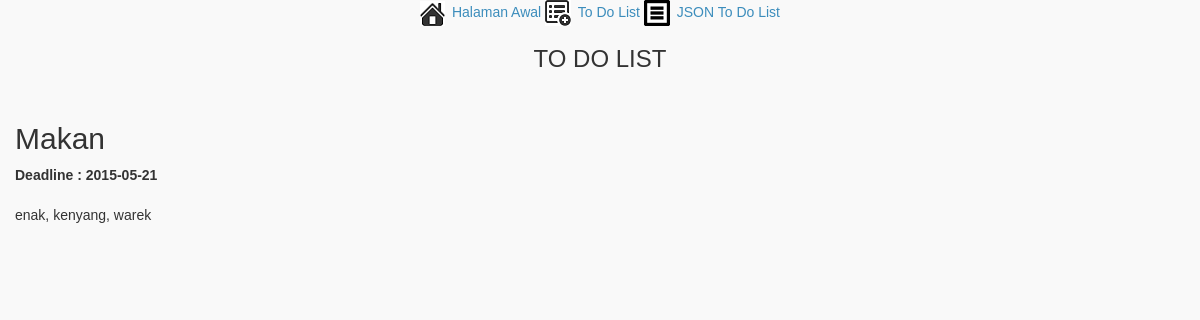
/webweban/index.php/todo/view/1, run on the app's committed database.
### tables this page shows
CREATE TABLE IF NOT EXISTS `todo` (
`id` int(11) NOT NULL,
  `aktivitas` varchar(200) NOT NULL,
  `deskripsi` text NOT NULL,
  `tanggal` date NOT NULL,
  `status` tinyint(1) NOT NULL DEFAULT '0',
  `create_at` datetime NOT NULL,
  `update_at` datetime NOT NULL
);

### webweban/application/controllers/Todo.php (called while the page is built, shortened)
<?php
class Todo extends CI_Controller {
	public function __construct (){
		$this->load->model('todolist_model');
	}
	public function view ($id=NULL){
		$data['todo_list'] = $this->todolist_model->get_todo($id);
        $data['title'] = 'To Do List Archive';
		$data['aktivitas'] = $data['todo_list']['aktivitas'];
		$this->load->view('templates/header',$data);
		$this->load->view('todo/view',$data);
		$this->load->view('templates/footer');
	}
}

### webweban/index.php (called while the page is built, shortened)
<?php
require_once BASEPATH.'core/CodeIgniter.php';

### webweban/application/models/todolist_model.php (called while the page is built, shortened)
<?php
class Todolist_model extends CI_Model {
	public function get_todo ($id = FALSE){
		$query = $this->db->get_where('todo',array('id' => $id));
		return $query -> row_array();
	}
}
?>

### webweban/application/views/todo/view.php (the view)
<?php
echo '<h2>'.$todo_list['aktivitas'].'</h2>';
echo '<b> Deadline : '.$todo_list['tanggal'].'</b><br><br>';
echo $todo_list['deskripsi'];
?>

### data on the page
todo: aktivitas "Makan", tanggal "2015-05-21", deskripsi "enak, kenyang, warek"
